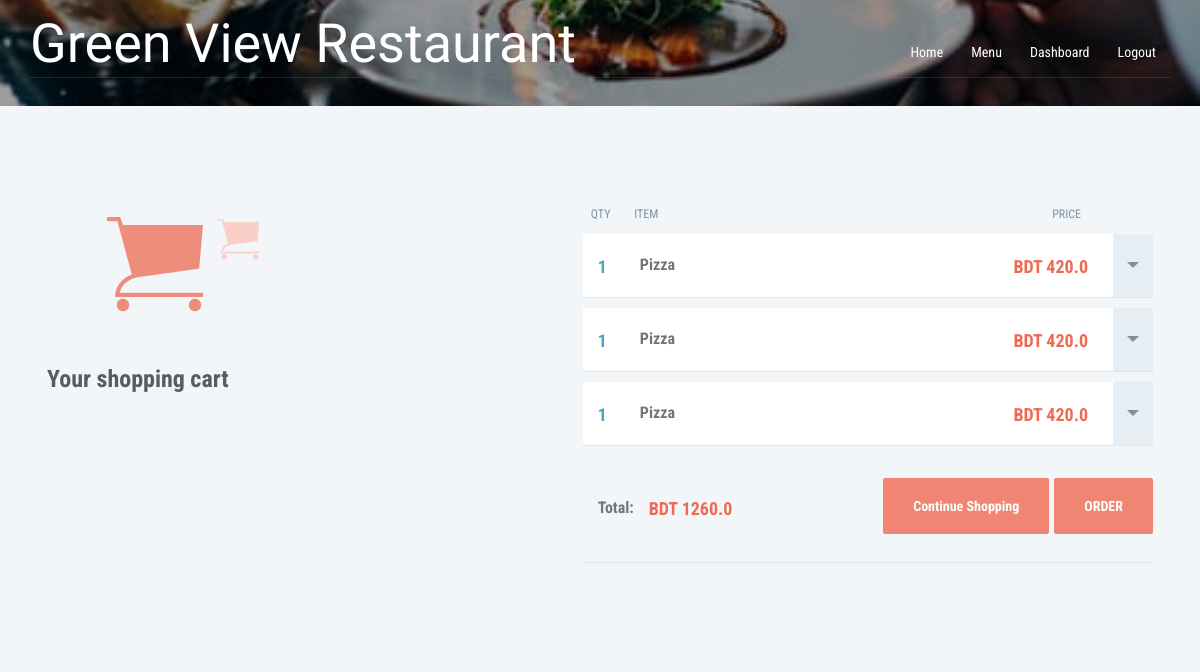
The app's page /cart/ (signed in) with its own data.
### hotel/models.py (models this page shows, shortened)
class Cart(models.Model):
    quantity = models.IntegerField(default=1)
    food = models.ForeignKey(Food, on_delete=models.CASCADE)
    user = models.ForeignKey(User, on_delete=models.CASCADE)

class Food(models.Model):
    bengali = 'Bengali'
    thai = 'Thai'
    chinese = 'Chinese'
    indian = 'Indian'
    italian = 'Italian'
    COURSE = (
        (bengali, bengali),
        (thai, thai),
        (chinese, chinese),
        (indian, indian),
        (italian, italian),
    )
    disabled = 'Disabled'
    enabled = 'Enabled'
    STATUS = (
        (disabled, disabled),
        (enabled, enabled),
    )
    name = models.CharField(max_length=250)
    course = models.CharField(max_length = 50, choices = COURSE)
    status = models.CharField(max_length=50, choices=STATUS)
    content_description = models.TextField()
    ingradients = models.TextField()
    base_price = models.FloatField()
    sale_price = models.FloatField(default=base_price)
    discount = models.DecimalField(default=0, decimal_places=2, max_digits=5)
    image = models.FileField(blank=True, null =True)
    num_order = models.IntegerField(default=0)

### hotel/views.py (the view)
# urls.py: url(r'^cart/$', views.cart, name='cart'),
@login_required
def cart(request):
    user = User.objects.get(id=request.user.id)
    items = Cart.objects.filter(user=user)
    total = 0
    for item in items:
        total += item.food.sale_price
    return render(request, 'cart.html', {'items': items, 'total':total})

### hotel/templates/cart.html (shortened to what this page needs)
{% load static %}
{% include "includes/landing_top.html" %}
{% load mathfilters %}
<body>
	<div  class="bg-img">
		{% include "includes/banner1.html" %}
	</div>
        <div style="height:100px;"></div>
		<div class="container text-center">
			<div class="col-md-5 col-sm-12">
				<div class="bigcart"></div>
				<h1>Your shopping cart</h1>
			</div>
			<div class="col-md-7 col-sm-12 text-left">
				<ul>
					<li class="row list-inline columnCaptions">
						<span>QTY</span>
						<span>ITEM</span>
						<span>Price</span>
					</li>
                    {% for item in items %}
					<li class="row">
						<span class="quantity">{{item.quantity}}</span>
						<span class="itemName">{{item.food.name}}</span>
                        <span class="popbtn"><a class="arrow" id="{{item.id}}"></a></span>
                        <span class="price">BDT {{ item.food.sale_price|mul:item.quantity }}</span>
                    </li>
                    {% endfor %}
                    <li class="row totals">
						<span class="itemName">Total:</span>
						<span class="price">BDT {{total}}</span>
						<span class="order"> <a class="text-center" href="{% url 'hotel:placeOrder' %}">ORDER</a></span>
						<span class="order"> <a class="text-center" href="{% url 'hotel:menu' %}">Continue Shopping</a></span>
					</li>
				</ul>
			</div>
		</div>
	</body>
</html>

### hotel/static/assets/css/custom.css (style rules this page uses)
body { font-size : 14px; background-color: #f2f6f9; }
ul { list-style-type: none; }
.container.text-center { padding: 0 32px; }
.col-md-5.col-sm-12 { padding: 0; }
.col-md-5.col-sm-12 h1 { color: #595c5f; font-size: 24px; font-weight: bold; margin-bottom:30px; text-align: left; }
.bigcart { background:url(../images/sprite.png); background-position: 0px 11px; background-repeat:no-repeat; width: 155px; height: 120px; margin:0 0 40px 60px; }
.col-md-7.col-sm-12 { padding-left: 50px ; margin-bottom: 72px; }
.row { box-shadow: 0 1px 0 #e1e5e8; padding-bottom :0; padding-left: 15px; background-color: #ffffff; margin-bottom: 11px; }
.row span { padding: 20px 0 6px 0; }
.columnCaptions { color: #7e93a7; font-size:12px; text-transform: uppercase; padding: 0; box-shadow: 0 0 0; background-color: #f2f6f9; }
.columnCaptions span:first-child { padding-left:8px; }
.columnCaptions span { padding: 0 21px 0 0; }
.columnCaptions span:last-child { float: right; padding-right: 72px; }
.itemName { color: #727578; font-size :16px; font-weight: bold; float: left; padding-left:25px; }
.quantity { color: #4ea6bc; font-size :18px; font-weight: bold; float : left; width: 42px; padding-left: 7px; }
.popbtn { background-color: #e6edf3; margin-left: 25px; height: 63px; width: 40px; padding: 32px 0 0 14px !important; float: right; cursor: pointer; }
.arrow { width: 0; height: 0; border-left: 6px solid transparent; border-right: 6px solid transparent; border-top: 6px solid #858e97; }
.price { color: #f06953; font-size :18px; font-weight: bold; float: right; }
.totals { background-color: #f2f6f9; }
.totals span { padding: 40px 15px 40px 0; }
.totals .price { float: left; }
.totals .itemName { margin-top: 1px; }
.totals .order { float: right; padding: 0; margin-top: 40px; padding-left: 5px; cursor: pointer; }
.order a { background-color: #f08573; color: #fbfffa; font-weight: bold; border-radius: 2px; padding: 20px 30px; }

### records on screen
Cart: quantity "1", food.name "Pizza", food.sale_price|mul "420.0"
Cart: quantity "1", food.name "Pizza", food.sale_price|mul "420.0"
Cart: quantity "1", food.name "Pizza", food.sale_price|mul "420.0"

### other values on screen
{{ total }} "1260.0"
